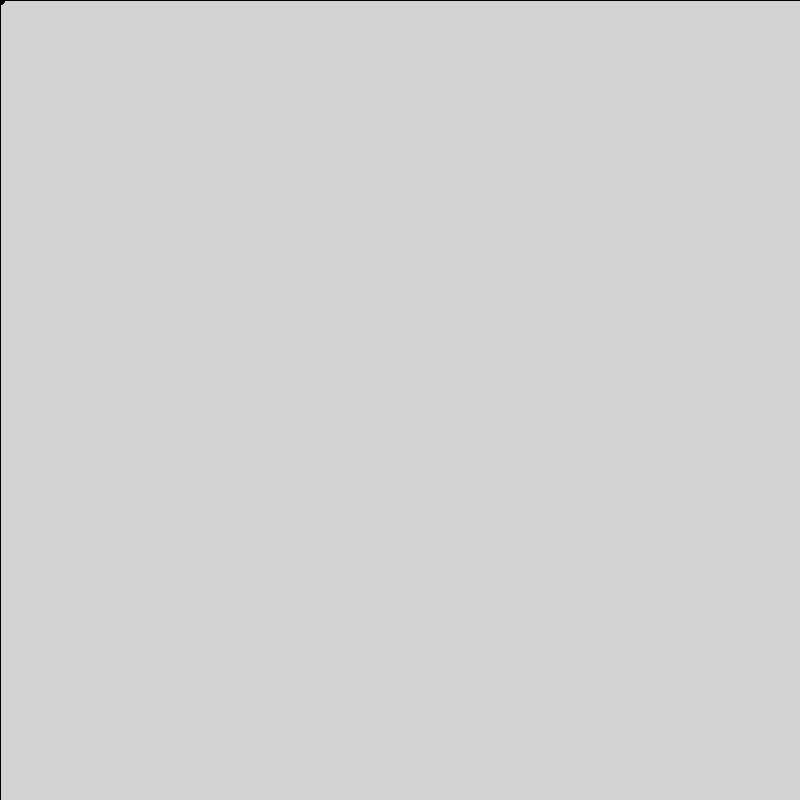
Frame 1 (no input)
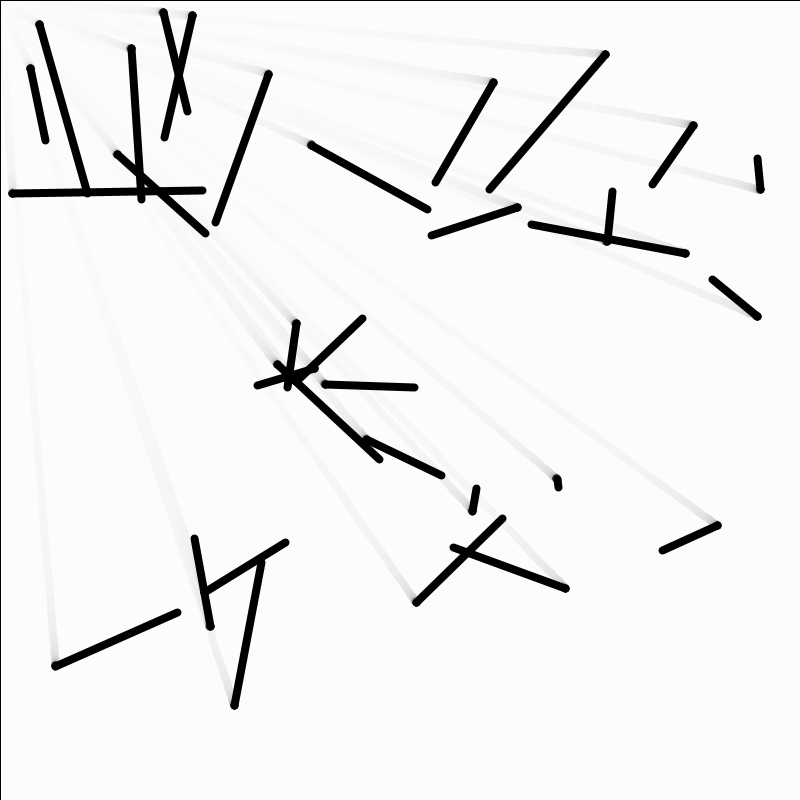
Frame 60 (the mouse pressed at the canvas centre just before this capture)
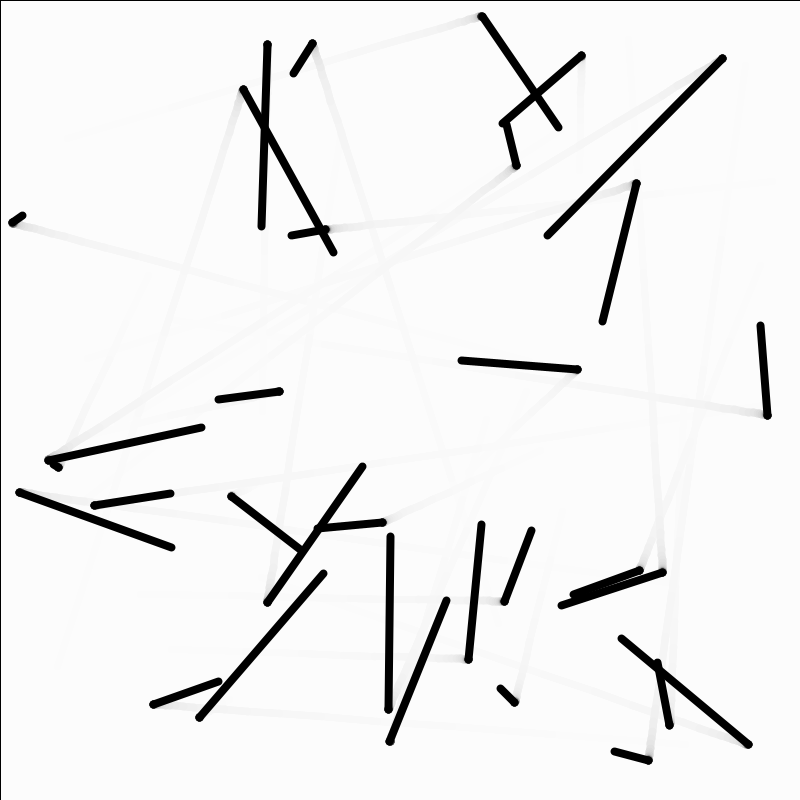
Frame 120 (the mouse held since frame 60 and released just before this capture)

The Processing sketch that drew these frames (run headless with seeded random() and noise(); from frame 60 on, the mouse is pressed at the canvas centre):

// Processing sketch: Tweet20190814
// ── Tweet20190814.pde
float[][][]d=new float[32][2][2];
float f(float[]x){return x[0]+=((frameCount%30==0?x[1]=random(100):x[1])-x[0])/4;}
void setup(){size(800,800);fill(252,32);}
void draw(){
 square(0,0,800);scale(8);
 for(float[][]e:d)line(e[0][0],e[1][0],f(e[0]),f(e[1]));
}
